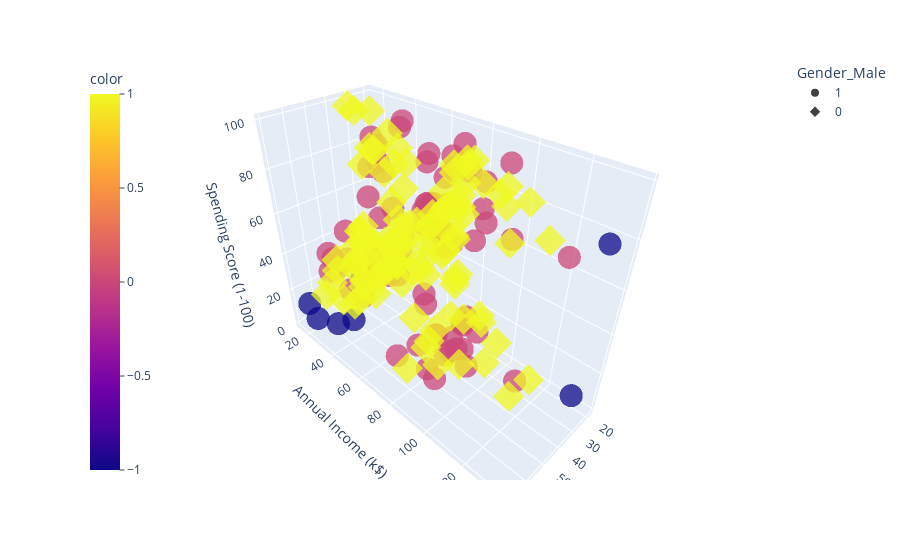

The cell this chart's notebook holds for it:
### Code cell
import plotly.express as px
fig = px.scatter_3d(df, x='Age', y='Annual Income (k$)', z='Spending Score (1-100)', color=dbscan.labels_, symbol='Gender_Male', opacity=0.75)
fig.update_layout(coloraxis_colorbar=dict(yanchor="top", y=1, x=0, ticks="outside"))
# fig.show()

### Figure 1 — Plotly figure (JSON) as saved in the notebook; plotly's stock layout.template omitted (floating-point values rounded to 4 significant figures)
{"data": [{"hovertemplate": "Gender_Male=1<br>Age=%{x}<br>Annual Income (k$)=%{y}<br>Spending Score (1-100)=%{z}<br>color=%{marker.color}<extra></extra>", "legendgroup": "1", "marker": {"color": [0, 0, -1, -1, -1, 0, 0, 0, 0, 0, 0, 0, 0, -1, -1, 0, 0, 0, 0, 0, 0, 0, 0, 0, 0, 0, 0, 0, 0, 0, 0, 0, 0, 0, 0, 0, 0, 0, 0, 0, 0, 0, 0, 0, 0, 0, 0, 0, 0, 0, 0, 0, 0, 0, 0, 0, 0, 0, 0, 0, 0, 0, 0, 0, 0, 0, 0, 0, 0, 0, 0, 0, 0, 0, 0, 0, 0, 0, 0, 0, 0, 0, 0, 0, 0, 0, -1, -1], "coloraxis": "coloraxis", "opacity": 0.75, "symbol": "circle"}, "mode": "markers", "name": "1", "scene": "scene", "showlegend": true, "type": "scatter3d", "x": [19, 21, 64, 67, 37, 22, 20, 52, 35, 25, 31, 29, 35, 60, 53, 18, 24, 48, 33, 59, 47, 69, 53, 70, 19, 63, 18, 19, 70, 59, 26, 40, 57, 38, 67, 48, 18, 48, 24, 48, 20, 67, 26, 49, 54, 68, 66, 65, 19, 27, 39, 43, 40, 59, 38, 47, 39, 20, 32, 19, 32, 25, 28, 48, 34, 43, 39, 37, 34, 19, 50, 42, 32, 40, 28, 36, 36, 58, 27, 59, 35, 46, 30, 28, 33, 32, 32, 30], "y": [15, 15, 19, 19, 20, 20, 21, 23, 24, 24, 25, 28, 28, 30, 33, 33, 38, 39, 42, 43, 43, 44, 46, 46, 46, 48, 48, 48, 49, 54, 54, 54, 54, 54, 54, 54, 59, 60, 60, 61, 61, 62, 62, 62, 63, 63, 63, 63, 64, 67, 69, 71, 71, 71, 71, 71, 71, 73, 73, 74, 75, 77, 77, 77, 78, 78, 78, 78, 78, 81, 85, 86, 87, 87, 87, 87, 87, 88, 88, 93, 93, 98, 99, 101, 113, 126, 137, 137], "z": [39, 81, 3, 14, 13, 79, 66, 29, 35, 73, 73, 82, 61, 4, 4, 92, 92, 36, 60, 60, 41, 46, 46, 56, 55, 51, 59, 59, 55, 47, 54, 48, 51, 55, 41, 46, 41, 49, 52, 42, 49, 59, 55, 56, 46, 43, 48, 52, 46, 56, 91, 35, 95, 11, 75, 9, 75, 5, 73, 10, 93, 12, 97, 36, 90, 17, 88, 1, 1, 5, 26, 20, 63, 13, 75, 10, 92, 15, 69, 14, 90, 15, 97, 68, 8, 74, 18, 83]}, {"hovertemplate": "Gender_Male=0<br>Age=%{x}<br>Annual Income (k$)=%{y}<br>Spending Score (1-100)=%{z}<br>color=%{marker.color}<extra></extra>", "legendgroup": "0", "marker": {"color": [1, 1, 1, 1, 1, 1, 1, 1, 1, 1, 1, 1, 1, 1, 1, 1, 1, 1, 1, 1, 1, 1, 1, 1, 1, 1, 1, 1, 1, 1, 1, 1, 1, 1, 1, 1, 1, 1, 1, 1, 1, 1, 1, 1, 1, 1, 1, 1, 1, 1, 1, 1, 1, 1, 1, 1, 1, 1, 1, 1, 1, 1, 1, 1, 1, 1, 1, 1, 1, 1, 1, 1, 1, 1, 1, 1, 1, 1, 1, 1, 1, 1, 1, 1, 1, 1, 1, 1, 1, 1, 1, 1, 1, 1, 1, 1, 1, 1, 1, 1, 1, 1, 1, 1, 1, 1, 1, 1, 1, 1, 1, 1], "coloraxis": "coloraxis", "opacity": 0.75, "symbol": "diamond"}, "mode": "markers", "name": "0", "scene": "scene", "showlegend": true, "type": "scatter3d", "x": [20, 23, 31, 22, 35, 23, 30, 35, 58, 24, 35, 35, 46, 54, 45, 40, 23, 21, 49, 21, 42, 30, 36, 20, 65, 31, 49, 24, 50, 27, 29, 31, 49, 31, 50, 51, 27, 67, 54, 43, 68, 32, 47, 60, 60, 45, 23, 49, 46, 21, 55, 22, 34, 50, 68, 40, 32, 47, 27, 23, 49, 21, 66, 19, 38, 18, 19, 63, 49, 51, 50, 38, 40, 23, 31, 25, 31, 29, 44, 35, 57, 28, 32, 32, 34, 44, 38, 47, 27, 30, 30, 56, 29, 31, 36, 33, 36, 52, 30, 37, 32, 29, 41, 54, 41, 36, 34, 32, 38, 47, 35, 45], "y": [16, 16, 17, 17, 18, 18, 19, 19, 20, 20, 21, 23, 25, 28, 28, 29, 29, 30, 33, 33, 34, 34, 37, 37, 38, 39, 39, 39, 40, 40, 40, 40, 42, 43, 43, 44, 46, 47, 47, 48, 48, 48, 49, 50, 50, 54, 54, 54, 54, 54, 57, 57, 58, 58, 59, 60, 60, 60, 60, 62, 62, 62, 63, 63, 64, 65, 65, 65, 65, 67, 67, 67, 69, 70, 70, 72, 72, 73, 73, 74, 75, 76, 76, 77, 78, 78, 78, 78, 78, 78, 78, 79, 79, 81, 85, 86, 87, 88, 88, 97, 97, 98, 99, 101, 103, 103, 103, 103, 113, 120, 120, 126], "z": [6, 77, 40, 76, 6, 94, 72, 99, 15, 77, 35, 98, 5, 14, 32, 31, 87, 73, 14, 81, 17, 73, 26, 75, 35, 61, 28, 65, 55, 47, 42, 42, 52, 54, 45, 50, 51, 52, 59, 50, 48, 47, 42, 49, 56, 53, 52, 42, 44, 57, 58, 55, 60, 46, 55, 40, 42, 47, 50, 41, 48, 42, 50, 54, 42, 48, 50, 43, 59, 43, 57, 40, 58, 29, 77, 34, 71, 88, 7, 72, 5, 40, 87, 74, 22, 20, 76, 16, 89, 78, 73, 35, 83, 93, 75, 95, 27, 13, 86, 32, 86, 88, 39, 24, 17, 85, 23, 69, 91, 16, 79, 28]}], "layout": {"coloraxis": {"colorbar": {"ticks": "outside", "title": {"text": "color"}, "x": 0, "y": 1, "yanchor": "top"}, "colorscale": [[0, "#0d0887"], [0.1111, "#46039f"], [0.2222, "#7201a8"], [0.3333, "#9c179e"], [0.4444, "#bd3786"], [0.5556, "#d8576b"], [0.6667, "#ed7953"], [0.7778, "#fb9f3a"], [0.8889, "#fdca26"], [1, "#f0f921"]]}, "legend": {"title": {"text": "Gender_Male"}, "tracegroupgap": 0}, "margin": {"t": 60}, "scene": {"domain": {"x": [0, 1], "y": [0, 1]}, "xaxis": {"title": {"text": "Age"}}, "yaxis": {"title": {"text": "Annual Income (k$)"}}, "zaxis": {"title": {"text": "Spending Score (1-100)"}}}}}
